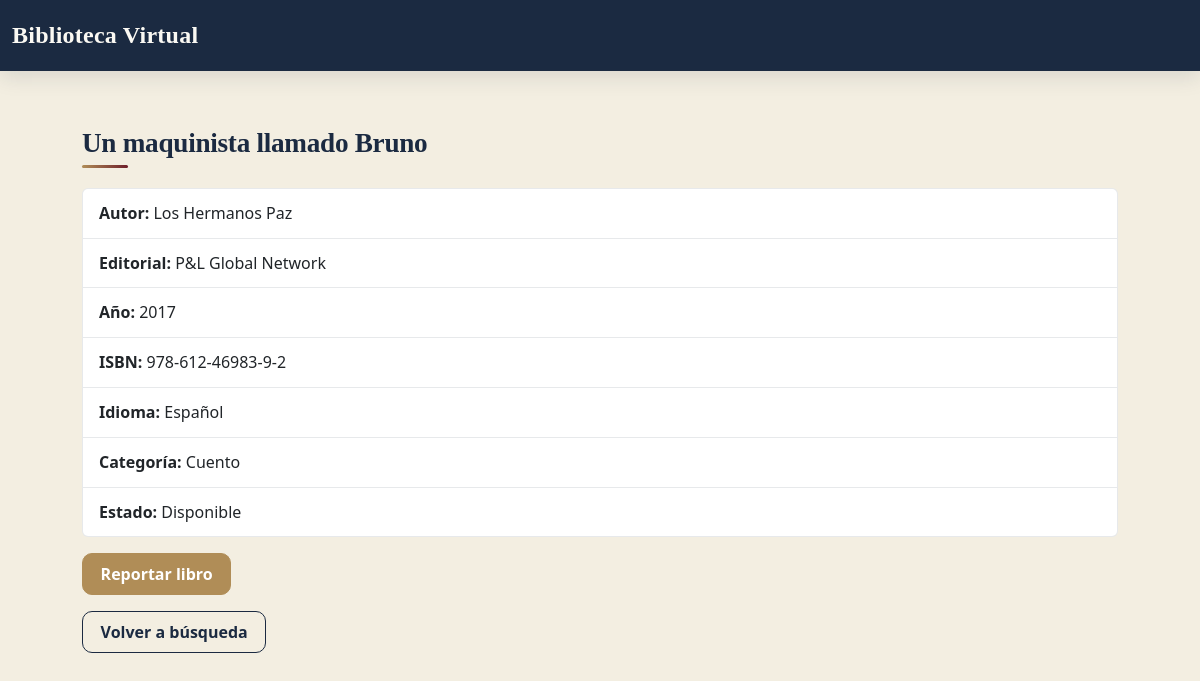
The page /book/10 on the database its author committed.
### tables this page shows
CREATE TABLE books (
    id INTEGER PRIMARY KEY AUTOINCREMENT,
    title TEXT NOT NULL,
    author TEXT,
    publisher TEXT,
    year INTEGER,
    isbn TEXT,
    language TEXT,
    category TEXT,
    status TEXT NOT NULL DEFAULT 'available'  -- 'available' or 'borrowed'
);

### app.py (the view)
@app.route("/book/<int:book_id>")
def book_detail(book_id):
    book = db.execute("SELECT * FROM books WHERE id = ?", book_id)
    if len(book) != 1:
        return apology("book not found", 404)
    return render_template("book_detail.html", book=book[0])

### app.py (called while the page is built)
@app.after_request
def after_request(response):
    response.headers["Cache-Control"] = "no-cache, no-store, must-revalidate"
    response.headers["Expires"] = 0
    response.headers["Pragma"] = "no-cache"
    return response

### templates/book_detail.html (shortened to what this page needs)
{% extends "layout.html" %}
{% block main %}
<div class="container mt-4">
    <h2>{{ book.title }}</h2>
    <ul class="list-group mb-3">
        <li class="list-group-item"><strong>Autor:</strong> {{ book.author }}</li>
        <li class="list-group-item"><strong>Editorial:</strong> {{ book.publisher }}</li>
        <li class="list-group-item"><strong>Año:</strong> {{ book.year }}</li>
        <li class="list-group-item"><strong>ISBN:</strong> {{ book.isbn }}</li>
        <li class="list-group-item"><strong>Idioma:</strong> {{ book.language }}</li>
        <li class="list-group-item"><strong>Categoría:</strong> {{ book.category }}</li>
        <li class="list-group-item">
            <strong>Estado:</strong>
            {% if book.status == "available" %}
                Disponible
            {% else %}
                Prestado
            {% endif %}
        </li>
    </ul>
    <form action="/report" method="post">
        <button type="submit" class="btn btn-primary">Reportar libro</button>
    </form>
    <a href="/search" class="btn btn-outline-dark mt-3">Volver a búsqueda</a>
</div>
{% endblock %}

### static/styles.css (style rules this page uses)
:root { --ink: #1B2A41; --ink-soft: #2E4258; --parchment: #F3EEE1; --parchment-light: #FBF9F3; --card-bg: #FFFFFF; --brass: #B08D57; --brass-dark: #8F7042; --burgundy: #6E1F2A; --burgundy-dark: #551621; --sage: #4C7A5E; --sage-dark: #3B5F49; --amber: #C68A2E; --font-display: "Fraunces", "Georgia", serif; --font-body: "Source Sans 3", "Segoe UI", sans-serif; --radius: 10px; --shadow-sm: 0 1px 3px rgba(27, 42, 65, 0.08); --shadow-md: 0 6px 20px rgba(27, 42, 65, 0.12); }
body { margin: 0; padding: 0; min-height: 100vh; background: var(--parchment); color: var(--ink); font-family: var(--font-body); font-size: 16px; line-height: 1.55; }
h1, h2, h3, h4, h5, h6 { font-family: var(--font-display); font-weight: 600; color: var(--ink); letter-spacing: -0.01em; }
h2 { font-size: 1.7rem; margin-bottom: 1.25rem; position: relative; padding-bottom: 0.5rem; }
h2::after { content: ""; position: absolute; left: 0; bottom: 0; width: 46px; height: 3px; background: linear-gradient(90deg, var(--brass), var(--burgundy)); border-radius: 2px; }
a { color: var(--brass-dark); text-decoration: none; }
.btn { font-family: var(--font-body); font-weight: 600; border-radius: var(--radius); padding: 0.5rem 1.1rem; transition: transform 0.12s ease, box-shadow 0.12s ease; }
.btn-primary { --bs-btn-bg: var(--brass); --bs-btn-border-color: var(--brass); --bs-btn-hover-bg: var(--brass-dark); --bs-btn-hover-border-color: var(--brass-dark); --bs-btn-active-bg: var(--brass-dark); --bs-btn-active-border-color: var(--brass-dark); --bs-btn-disabled-bg: var(--brass); --bs-btn-disabled-border-color: var(--brass); }
.btn-outline-dark { --bs-btn-color: var(--ink); --bs-btn-border-color: var(--ink); --bs-btn-hover-bg: var(--ink); --bs-btn-hover-border-color: var(--ink); }
form { max-width: 480px; }
form.row, .container form { max-width: none; }
.list-group-item { border-color: rgba(27, 42, 65, 0.1); background: var(--card-bg); padding: 0.75rem 1rem; }

### rows shown on the page
books: title "Un maquinista llamado Bruno", author "Los Hermanos Paz", publisher "P&L Global Network", year "2017", isbn "978-612-46983-9-2", language "Español", category "Cuento"
